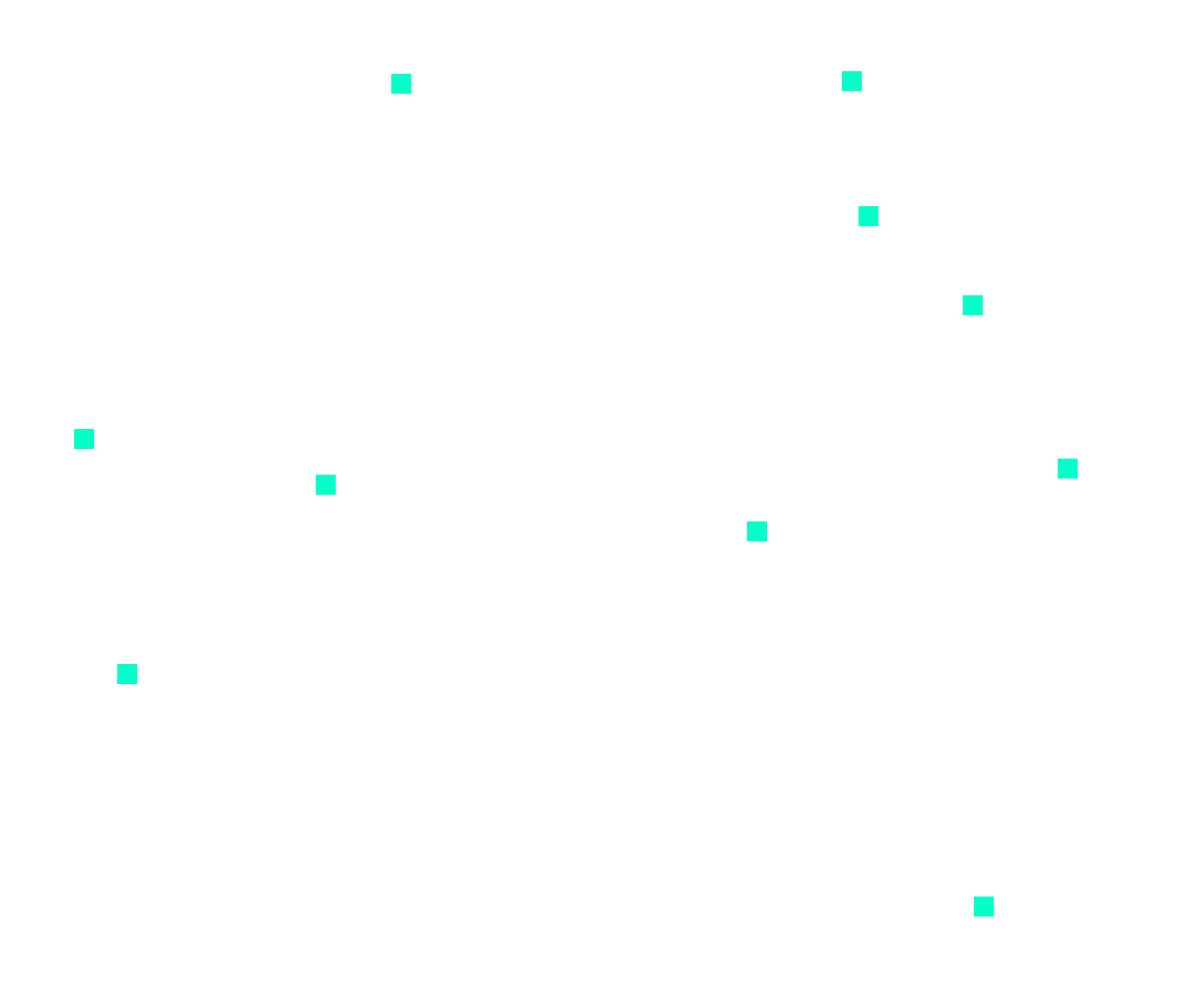
Frame 1 (no input)
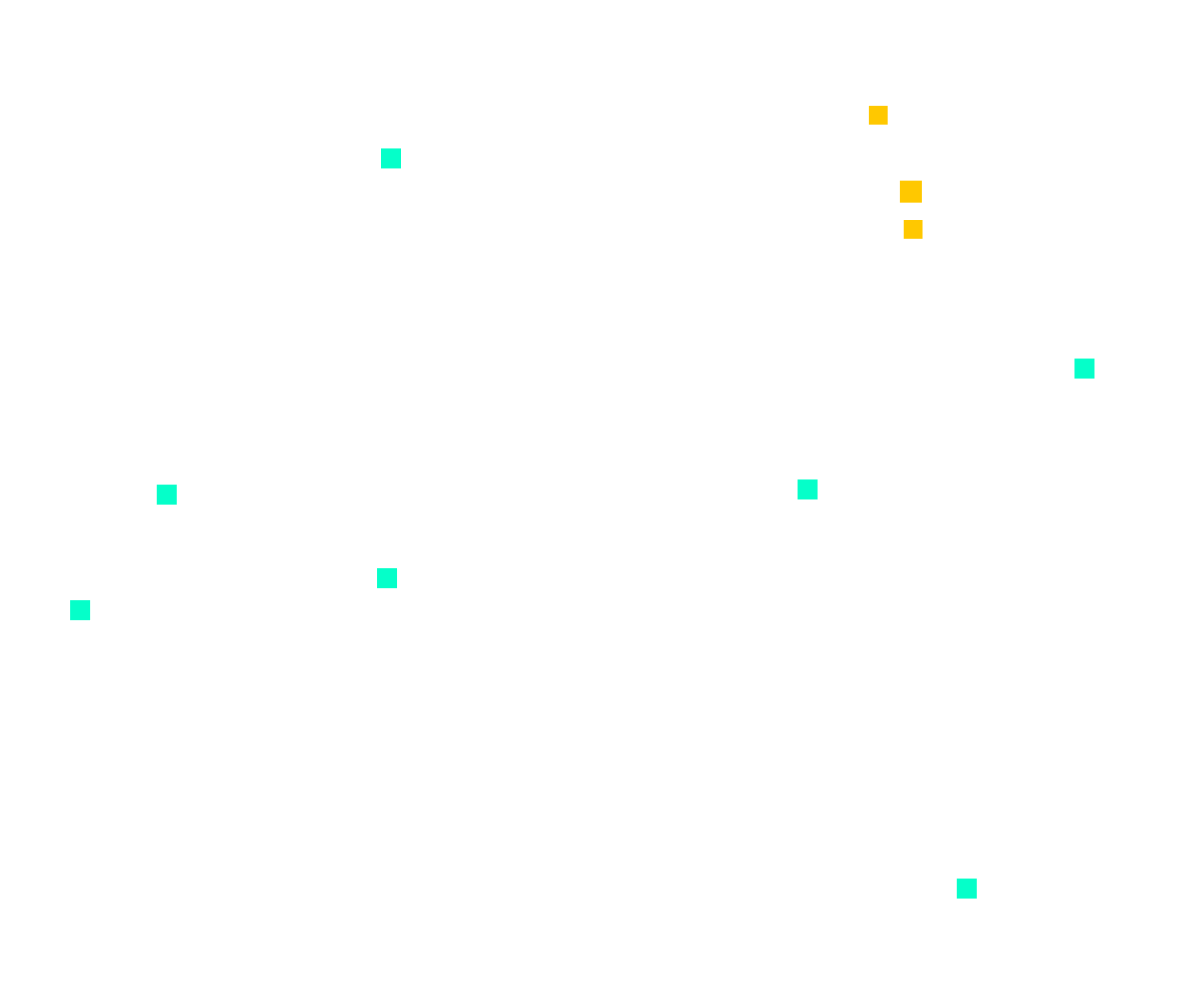
Frame 60 (no input)
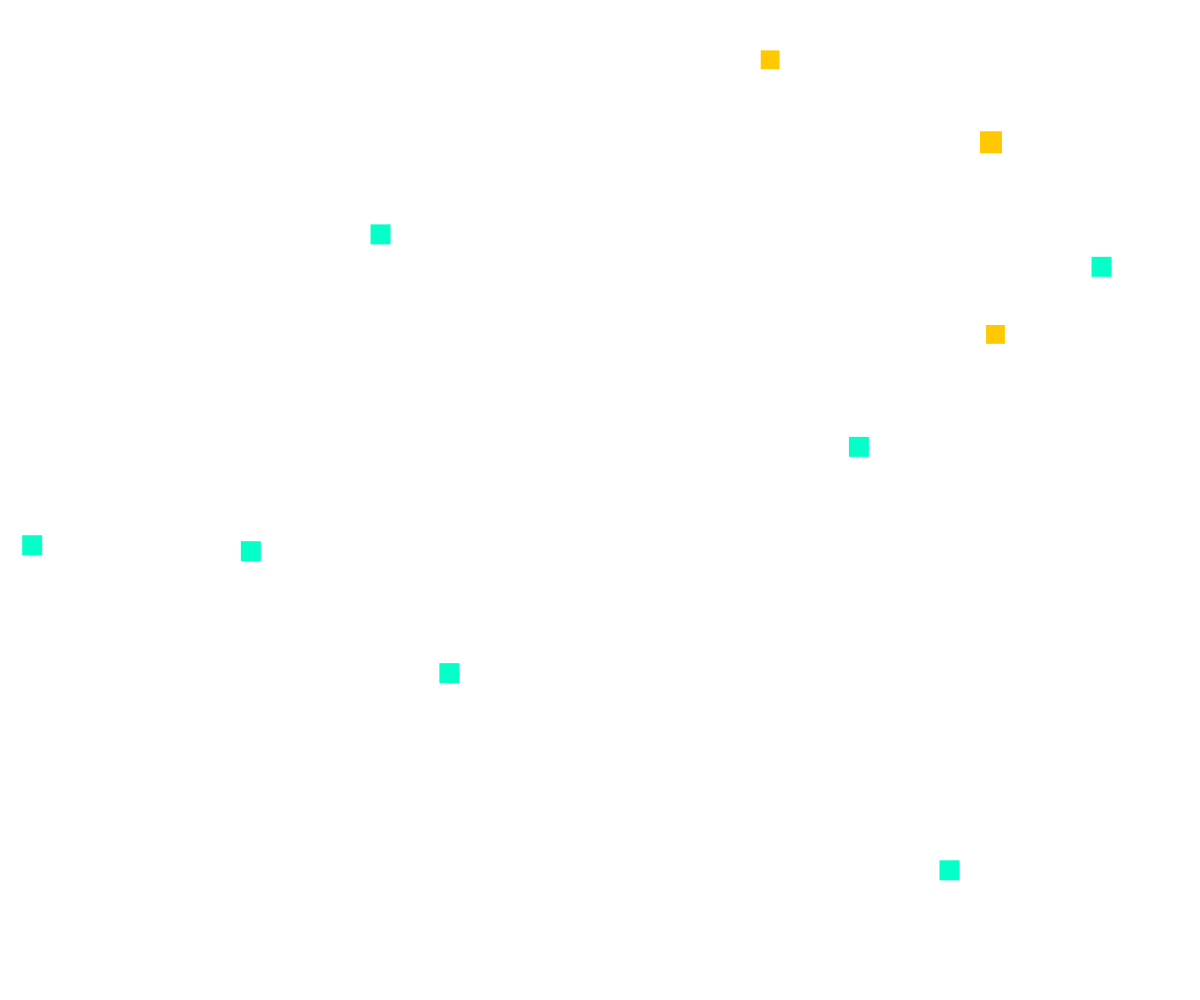
Frame 120 (the mouse pressed at the canvas centre since frame 60)

The p5.js sketch that drew these frames (run headless with seeded random() and noise() and a simulated clock; from frame 60 on, the mouse is pressed at the canvas centre):

// p5.js sketch
// ── sketch.js
// -
// Camminatori_Scontro 0.1 by Lucrezia Nediani [Camminatori, Scontro]
// 2021 © Lucrezia Nediani, Daniele @Fupete and the course DS-2021 at DESIGN.unirsm 
// github.com/ds-2021-unirsm — github.com/Lucrezia604 — github.com/fupete
// Educational purposes, MIT License, 2021, San Marino
// —

let objects = []; 
let d;
let numberObjects = 10;
let t = 0;


function setup() {
  createCanvas(windowWidth, windowHeight);
  
  
  for (let i = 0; i < numberObjects; i ++){
   
    objects[i] = new Objects(random(width), random(height));
  }

  t += 0.01 
}


function draw() {
  background(255);
  
  
  for (let i = 0; i < objects.length; i ++){
    objects[i].movimento();
    objects[i].display();
    

    for (let j = 0; j < objects.length; j++){
      
     
      if (i != j && objects[i].collisione(objects[j])) {
        objects[i].changeColor();
        objects[j].changeColor();
      }
    }
  }
}


function Objects (x, y, amp, id, others) {
  this.x = x;
  this.y = y;
  this.r = 10; 
  this.others = others;
  
  this.id = id;
  this.col = color(0, 500, 200, 250);
 
  
  this.xspeed = random(-4, 4);
  this.yspeed = random(-4, 4);
  
  
  this.changeColor = function (){
    this.col = color(500, 200, 0, 300)
  }

  this.collisione = function (other) {
    d = dist(this.x, this.y, other.x, other.y);
    
    if (d <= this.r + other.r) {
      
      
      this.xspeed = this.xspeed * -1;
      this.yspeed = this.yspeed * -1;
      
      if (random(2) < 1) {
        this.r = this.r - 0.6;
      } else {
        this.r = this.r + 0.5;
      }
      return true;
    } else {
      return false;
    }
  }

  this.display = function(){
    noStroke();
    fill(this.col);
    rect(this.x, this.y, this.r * 2, this.r *2);
  }
  
  this.movimento = function(){
    this.x = this.x + this.xspeed * noise(t);
    this.y = this.y + this.yspeed * noise(t);
    
    //così torna indietro
    if (this.x > width - this.r || this.x < this.r) {
      this.xspeed = this.xspeed * -1;
    }
    if (this.y > height - this.r || this.y < this.r) {
      this.yspeed = this.yspeed * -1;
    }
  }
}
